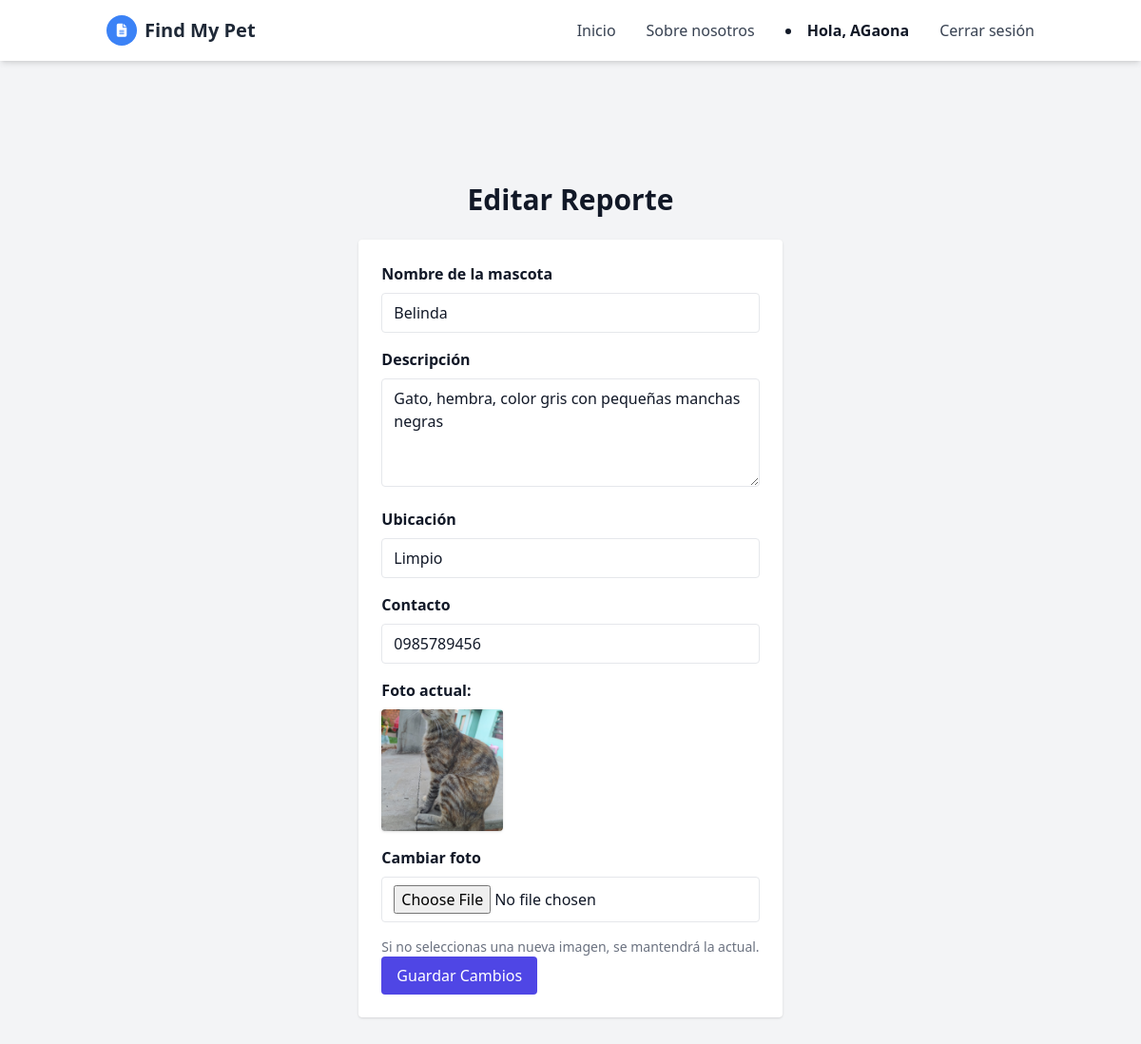
The app's page /editar/9 (signed in) with its own data.
### app.py (models this page shows)
class Mascotas(db.Model):
    id = db.Column(db.Integer, primary_key=True)  # ID único
    nombre_animal = db.Column(db.String(100), nullable=False)  # Nombre de la mascota
    descripcion_animal = db.Column(db.Text, nullable=True)  # Descripción opcional
    ubicacion_animal = db.Column(db.Text, nullable=True)  # Ubicación donde se perdió
    contacto_animal = db.Column(db.String(20), nullable=True)  # Contacto del dueño
    foto_animal = db.Column(db.String(100), nullable=True)  # Nombre de archivo de la foto
    estado_animal = db.Column(db.String(20), default="pendiente")  # Estado: pendiente, aprobado, rechazado
    motivo_rechazo = db.Column(db.Text, nullable=True)  # Solo si fue rechazado
    aprobado = db.Column(db.Boolean, default=False)  # Flag de aprobación admin
    user_id = db.Column(db.Integer, db.ForeignKey('usuario.id'), nullable=False)  # Relación con usuario

### app.py (the view, shortened to what this page needs)
@app.route("/editar/<int:id>", methods=["GET", "POST"])
def editar_reporte(id):
    if not session.get("user_id"):
        return redirect(url_for("login"))
    reporte = Mascotas.query.get_or_404(id)
    if reporte.user_id != session["user_id"]:
        return "No autorizado", 403
    return render_template("editar_reporte.html", reporte=reporte)

### templates/editar_reporte.html (shortened to what this page needs)
<!DOCTYPE html>
<html lang="es">
<head>
    <script src="https://cdn.tailwindcss.com"></script>
    <script src="https://cdn.tailwindcss.com"></script>
    <link rel="stylesheet" href="https://cdnjs.cloudflare.com/ajax/libs/font-awesome/6.4.0/css/all.min.css">
</head>
<body class="bg-gray-50 text-gray-900 font-sans">
    <header class="bg-white shadow-md sticky top-0 z-50">
        <nav class="container mx-auto px-6 py-4">
            <div class="flex justify-between items-center">
                <body class="bg-gray-100">
                <div class="flex items-center space-x-2">
                    <div class="w-8 h-8 bg-primary rounded-full flex items-center justify-center">
                        <i class="fas fa-file-alt text-white text-sm"></i>
                    </div>
                    <span class="text-xl font-bold text-gray-800">Find My Pet</span>
                </div>
                <div class="hidden md:flex space-x-8">
                    <a href="{{ url_for('index') }}" class="text-gray-700 hover:text-primary transition-colors duration-300">Inicio</a>
                    <a href="{{ url_for('sobre_nosotros') }}" class="text-gray-700 hover:text-primary transition-colors duration-300">Sobre nosotros</a>
                    {% if session.get('usuario') %}
                        <li class="font-semibold">Hola, {{ session['usuario'] }}</li>
                        <a href="{{ url_for('logout') }}" class="text-gray-700 hover:text-primary transition-colors duration-300">Cerrar sesión</a>
                    {% else %}
                        <a href="{{ url_for('login') }}" class="text-gray-700 hover:text-primary transition-colors duration-300">Iniciar sesión</a>
                    {% endif %}
                </div>
            </div>
        </nav>
    </header>
    <div class="bg-gray-100 flex items-center justify-center min-h-screen">
        <div>
            <h1 class="text-3xl font-bold mb-6 text-center">Editar Reporte</h1>
            <form method="POST" class="max-w-lg bg-white p-6 rounded shadow" enctype="multipart/form-data">
                <label class="block mb-2 font-semibold" for="nombre">Nombre de la mascota</label>
                <input id="nombre" name="nombre" type="text" value="{{ reporte.nombre_animal }}" required
                    class="w-full border px-3 py-2 rounded mb-4" />
                <label class="block mb-2 font-semibold" for="descripcion">Descripción</label>
                <textarea id="descripcion" name="descripcion" rows="4" class="w-full border px-3 py-2 rounded mb-4">{{ reporte.descripcion_animal }}</textarea>
                <label class="block mb-2 font-semibold" for="ubicacion">Ubicación</label>
                <input id="ubicacion" name="ubicacion" type="text" value="{{ reporte.ubicacion_animal }}"
                    class="w-full border px-3 py-2 rounded mb-4" />
                <label class="block mb-2 font-semibold" for="contacto">Contacto</label>
                <input id="contacto" name="contacto" type="text" value="{{ reporte.contacto_animal }}"
                    class="w-full border px-3 py-2 rounded mb-4" />
                {% if reporte.foto_animal %}
                <div class="mb-4">
                    <p class="font-semibold mb-2">Foto actual:</p>
                    <img src="{{ url_for('static', filename='uploads/' + reporte.foto_animal) }}"
                        alt="Foto actual de {{ reporte.nombre_animal }}"
                        class="w-32 h-32 object-cover rounded shadow">
                </div>
                {% endif %}
                <label class="block mb-2 font-semibold" for="foto">Cambiar foto</label>
                <input id="foto" name="foto" type="file" accept="image/*"
                    class="w-full border px-3 py-2 rounded mb-4 bg-white" />
                <p class="text-sm text-gray-500">Si no seleccionas una nueva imagen, se mantendrá la actual.</p>
                <button type="submit" class="bg-indigo-600 text-white px-4 py-2 rounded hover:bg-indigo-700">Guardar Cambios</button>
            </form>
        </div>
    </div>
</body>
</html>

### records on screen
Mascotas: nombre "Belinda", descripcion "Gato, hembra, color gris con pequeñas manchas negras", ubicacion "Limpio", contacto "0985789456", foto_animal (picture)

### other values on screen
{{ session['usuario'] }} "AGaona"
